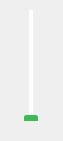
<?xml version="1.0" encoding="UTF-8"?>
<ui version="4.0">
 <class>VolumeSlider</class>
 <widget class="QWidget" name="VolumeSlider">
  <property name="geometry">
   <rect>
    <x>0</x>
    <y>0</y>
    <width>63</width>
    <height>141</height>
   </rect>
  </property>
  <property name="windowTitle">
   <string>Form</string>
  </property>
  <widget class="SliderBar" name="volumeSlider">
   <property name="geometry">
    <rect>
     <x>20</x>
     <y>10</y>
     <width>22</width>
     <height>111</height>
    </rect>
   </property>
   <property name="sizePolicy">
    <sizepolicy hsizetype="Preferred" vsizetype="Expanding">
     <horstretch>0</horstretch>
     <verstretch>0</verstretch>
    </sizepolicy>
   </property>
   <property name="styleSheet">
    <string notr="true">QSlider::groove:vertical {
    width: 4px; 
    background-color: white;
}

QSlider::handle:vertical {
	border: 1px solid #3eba58;
	background-color: #3eba58;
	height: 6px;
	margin: -2px;
	margin-left: -5px;
	margin-right: -5px;
	border-radius: 2px;
}

QSlider::handle:vertical:hover {
	background-color: #61d169;
}

QSlider::add-page {
	background: qlineargradient(x1:0, y1:0, x2:1, y2:1, stop:0 #88e588, stop:1 #61d169);
	border-radius: 10px;
}</string>
   </property>
   <property name="orientation">
    <enum>Qt::Vertical</enum>
   </property>
  </widget>
 </widget>
 <customwidgets>
  <customwidget>
   <class>SliderBar</class>
   <extends>QSlider</extends>
   <header>sliderbar.h</header>
  </customwidget>
 </customwidgets>
 <resources/>
 <connections/>
</ui>
